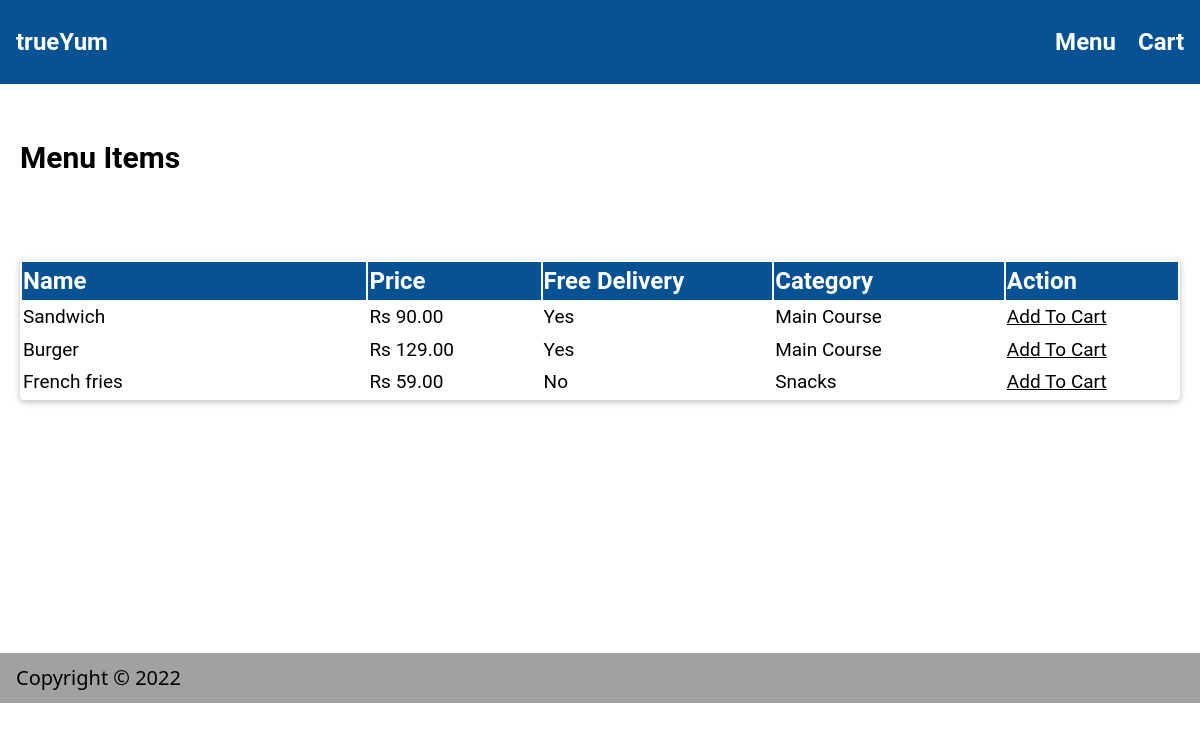
The page /customer/menu (signed in) on the database its author committed.
### firstApp/models.py (models this page shows)
class Menu(models.Model):
    name=models.CharField(max_length=250)
    price=models.DecimalField(max_digits=6,decimal_places=2)
    active=models.BooleanField()
    launch_date=models.DateField()
    category=models.CharField(max_length=250)
    free_delivery=models.BooleanField()
    date_created=models.DateTimeField()

### firstApp/views.py (the view)
# urls.py: path('customer/menu',views.menu_customer,name='customer-menu'),
@login_required(login_url='signin')
def menu_customer (request):
    menu_items = Menu.objects.filter(active=True, launch_date__lte=date.today())
    return render(request,'menu_customer.html',{'menu_items':menu_items})

### templates/menu_customer.html (shortened to what this page needs)
{% load static %}
<!DOCTYPE html>
<html>
<head>
    <link  href="{% static 'style.css' %}" rel="stylesheet" >
</head>
<body id="#">
    <header class="container blue">
        <p class="left xlarge"><a href="/" style="text-decoration: none;"><b>trueYum</b></a></p>
        <a style="text-decoration:none" href="/customer/menu"><p class="right xlarge"><b>Menu</b></i></a>
        <a style="text-decoration:none" href="/customer/cart"><i class="margin-left xlarge" style="font-style: normal"><b>Cart</b></i></a>
    </header>
    <h2 style="margin-left: 20px;margin-top: 50px;"><b>Menu Items</b></h2>
    <div class="card round " style="margin-left: 20px;margin-right: 20px;">
        <table style="width:100%;margin-top: 80px;">
            <thead class="blue">
                <tr class="xlarge">
                    <td style="width:30%"><b>Name</b></td>
                    <td style="width:15%"><b>Price</b></td>
                    <td style="width:20%"><b>Free Delivery</b></td>
                    <td style="width:20%"><b>Category</b></td>
                    <td style="width:15%"><b>Action</b></td>
                </tr>
            </thead>
            <tbody>
                {% for item in menu_items %}
                <tr class="large">
                    <td style="width:30%">{{ item.name }}</td>
                    <td style="width:15%">Rs {{ item.price }}</td>
                    <td style="width:20%">{{ item.free_delivery|yesno:"Yes,No" }}</td>
                    <td style="width:20%">{{ item.category }}</td>
                    <td style="width:15%">
                        <a href="/customer/cart/add/{{item.id}}/{{ item.name }}/{{ item.price }}/{{ item.category }}/{{ item.free_delivery }}"></i>Add To Cart</a>
                    </td>
                </tr>
                {% endfor %}
            </tbody>
        </table>
    </div>
    <footer class="container grey" style="margin-top:253px;">
        <h4>Copyright © 2022</h4>
    </footer>
</body>
</html>

### static/style.css (style rules this page uses)
*,*::before,*::after { box-sizing:content-box; font-family:"Roboto", sans-serif; font-weight:normal; }
tbody>tr { border-style:groove; border-color: #e8f5ff; }
.left { float:left!important }
.right { float:right!important }
.blue,.hover-brown:hover { color:#fff!important;background-color:#075294!important }
.grey,.hover-grey:hover { background-color:rgb(162, 160, 160)!important }
.container:after,.container:before,.panel:after,.panel:before,.row:after,.row:before,.row-padding:after,.row-padding:before, .cell-row:before,.cell-row:after,.clear:after,.clear:before,.bar:before,.bar:after { content:"";display:table;clear:both }
.container,.panel { padding:0.01em 16px }
.xlarge { font-size:24px!important }
.large { font-size:19px!important }
.card,.card-2 { box-shadow:0 2px 5px 0 rgba(0,0,0,0.16),0 2px 10px 0 rgba(0,0,0,0.12) }
.margin-left { margin-left:16px!important }
.round,.round-medium { border-radius:4px }
html { box-sizing:border-box }
*,*:before,*:after { box-sizing:inherit }
html { -ms-text-size-adjust:100%;-webkit-text-size-adjust:100% }
body { margin:0 }
article,aside,details,figcaption,figure,footer,header,main,menu,nav,section { display:block }
a { background-color:transparent }
b,strong { font-weight:bolder }
html,body { font-family:Verdana,sans-serif;font-size:15px;line-height:1.5 }
html { overflow-x:hidden }
h2 { font-size:30px }
h4 { font-size:20px }
h1,h2,h3,h4,h5,h6 { font-family:"Segoe UI",Arial,sans-serif;font-weight:400;margin:10px 0 }
a { color:inherit }

### rows shown on the page
Menu: name "Sandwich", price "90.00", free_delivery "Yes", category "Main Course"
Menu: name "Burger", price "129.00", free_delivery "Yes", category "Main Course"
Menu: name "French fries", price "59.00", free_delivery "No", category "Snacks"
